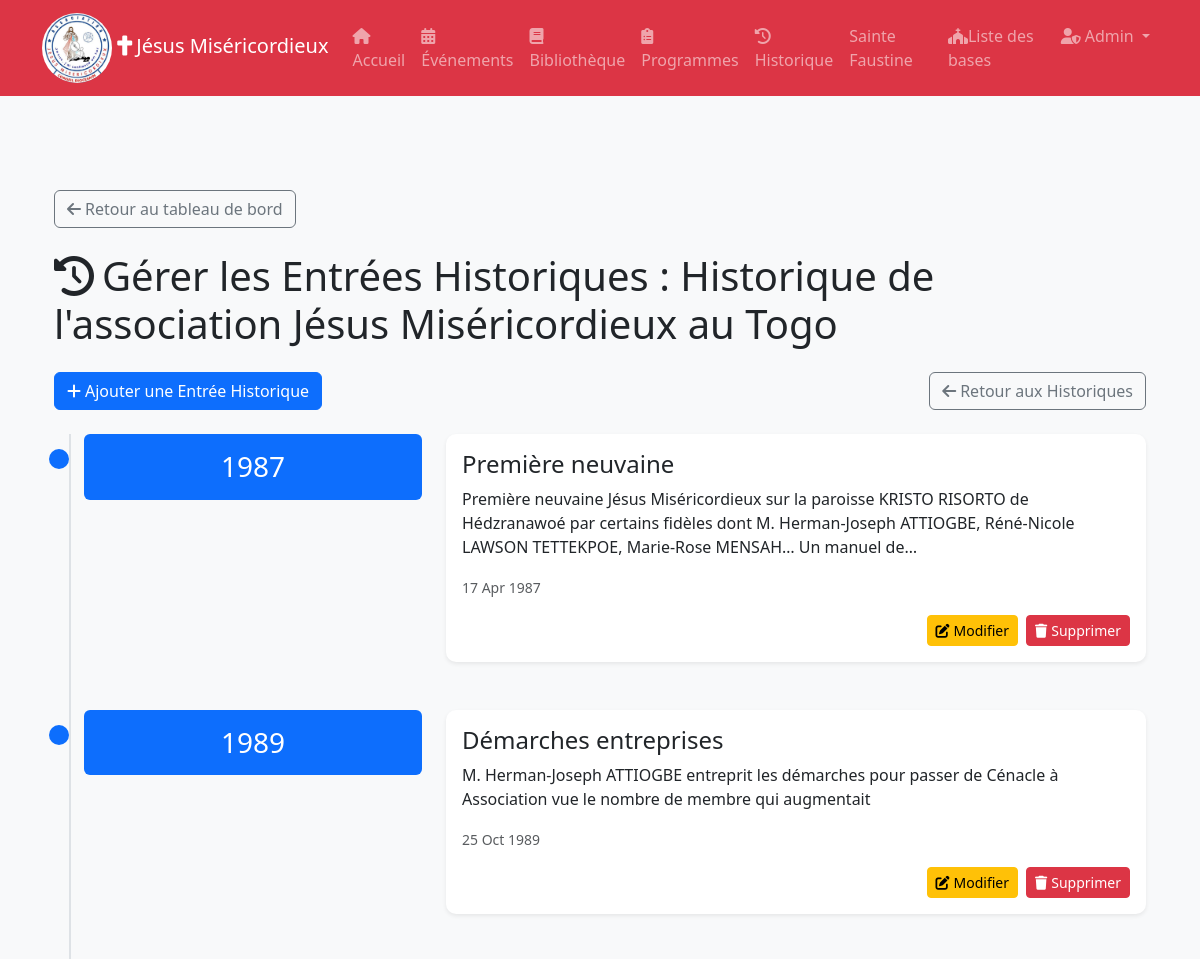
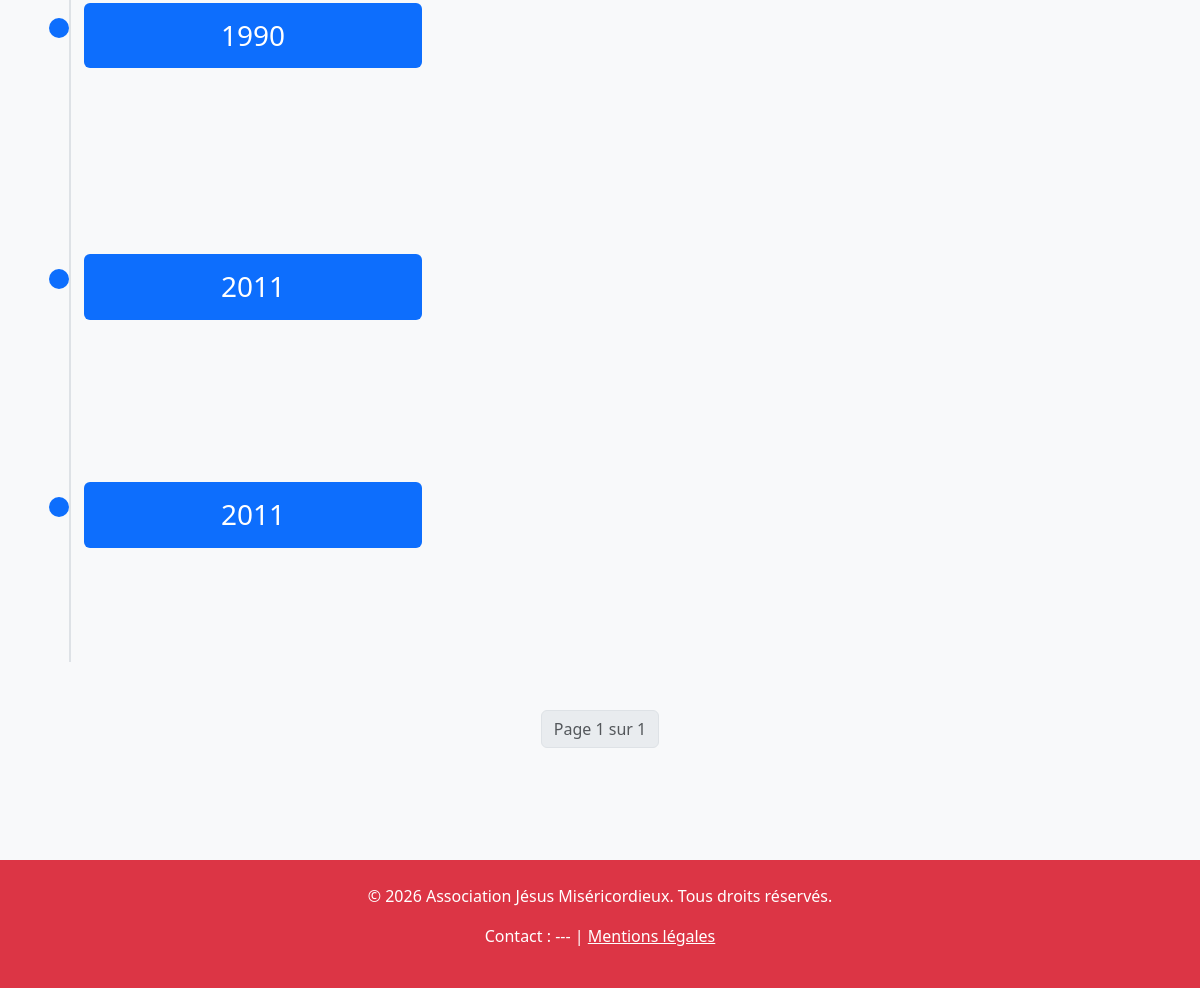
The app's page /siteadmin/histories/2/entries/ (signed in) with its own data (2 pictures, top to bottom).
### histories/models.py (models this page shows, shortened)
class Histories(models.Model):
    title = models.CharField(max_length=200, verbose_name="Titre")
    base = models.ForeignKey(Parish, on_delete=models.CASCADE, related_name='histories', verbose_name="Base/Paroisse", blank=True, null=True)
    created_at = models.DateTimeField(auto_now_add=True, verbose_name="Créé le")

class HistoryEntry(models.Model):
    title = models.ForeignKey(Histories, on_delete=models.CASCADE, related_name='entries', verbose_name="Historique")
    subtitle = models.CharField(max_length=200, verbose_name="Titre")
    content = models.TextField(verbose_name="Contenu")
    date = models.DateField(verbose_name="Date de l'événement")
    image = models.ImageField(upload_to='history/', verbose_name="Image", blank=True, null=True)
    created_at = models.DateTimeField(auto_now_add=True, verbose_name="Créé le")

### siteadmin/views.py (the view)
# urls.py: path('histories/<int:history_id>/entries/', views.manage_history_entries, name='manage_history_entries'),
@login_required
def manage_history_entries(request, history_id):
    history = get_object_or_404(Histories, id=history_id)
    entries_list = history.entries.all().order_by('date')
    paginator = Paginator(entries_list, 10)  # Affiche 10 entrÃ©es historiques par page
    page_number = request.GET.get('page')
    entries = paginator.get_page(page_number)
    return render(request, 'siteadmin/histories/manage_history_entries.html', {'history': history, 'entries': entries})

### siteadmin/templates/siteadmin/histories/manage_history_entries.html (shortened to what this page needs)
{% extends "base.html" %}
{% block content %}
<div class="container py-5">
    <div class="mb-4">
        <a href="{% url 'admin_dashboard' %}" class="btn btn-outline-secondary">
            <i class="fas fa-arrow-left me-1"></i>Retour au tableau de bord
        </a>
    </div>
    <h1 class="mb-4"><i class="fas fa-history me-2"></i>Gérer les Entrées Historiques : {{ history.title }}</h1>
    <div class="d-flex justify-content-between align-items-center mb-4">
        <a href="{% url 'add_history_entry' history.id %}" class="btn btn-primary">
            <i class="fas fa-plus me-1"></i>Ajouter une Entrée Historique
        </a>
        <a href="{% url 'manage_histories' %}" class="btn btn-outline-secondary">
            <i class="fas fa-arrow-left me-1"></i>Retour aux Historiques
        </a>
    </div>
    <div class="timeline">
        {% for entry in entries %}
        <div class="timeline-item mb-5">
            <div class="row">
                <div class="col-md-4 text-center">
                    <h3 class="timeline-year bg-primary text-white p-3 rounded">{{ entry.date|date:"Y" }}</h3>
                </div>
                <div class="col-md-8">
                    <div class="card shadow-sm">
                        <div class="card-body">
                            <h4 class="card-title">{{ entry.subtitle }}</h4>
                            <p class="card-text">{{ entry.content|truncatechars:200 }}</p>
                            <p class="text-muted"><small>{{ entry.date|date:"d M Y" }}</small></p>
                            <div class="d-flex justify-content-end">
                                <a href="{% url 'edit_history_entry' history.id entry.id %}" class="btn btn-sm btn-warning me-2">
                                    <i class="fas fa-edit me-1"></i>Modifier
                                </a>
                                <a href="{% url 'delete_history_entry' history.id entry.id %}" class="btn btn-sm btn-danger" onclick="return confirm('Êtes-vous sûr de vouloir supprimer cette entrée historique ?')">
                                    <i class="fas fa-trash me-1"></i>Supprimer
                                </a>
                            </div>
                        </div>
                    </div>
                </div>
            </div>
        </div>
        {% empty %}
        <div class="alert alert-info">Aucune entrée historique trouvée pour cet historique.</div>
        {% endfor %}
    </div>
    <nav aria-label="Page navigation">
        <ul class="pagination justify-content-center">
            <li class="page-item disabled">
                <span class="page-link">
                    Page {{ entries.number }} sur {{ entries.paginator.num_pages }}
                </span>
            </li>
        </ul>
    </nav>
</div>
{% endblock %}

### static/css/styles.css (style rules this page uses)
:root { --primary-color: #0d6efd; --secondary-color: #6c757d; --light-color: #f8f9fa; --dark-color: #212529; }
body { font-family: 'Segoe UI', Tahoma, Geneva, Verdana, sans-serif; background-color: var(--light-color); color: var(--dark-color); padding-top: 70px; }
.card { transition: transform 0.3s, box-shadow 0.3s; border: none; border-radius: 10px; }

### siteadmin/templates/siteadmin/histories/manage_history_entries.html (style rules this page uses)
.timeline { position: relative; padding-left: 30px; }
.timeline:before { content: ''; position: absolute; top: 0; bottom: 0; left: 15px; width: 2px; background-color: #dee2e6; }
.timeline-item { position: relative; }
.timeline-item:before { content: ''; position: absolute; top: 15px; left: -35px; width: 20px; height: 20px; background-color: #0d6efd; border-radius: 50%; }

### records on screen
Histories: title "Historique de l'association Jésus Miséricordieux au Togo"
HistoryEntry: date "1987", subtitle "Première neuvaine", content "Première neuvaine Jésus Miséricordieux sur la paroisse KRISTO RISORTO de Hédzranawoé par certains fidèles dont M. Herman-Joseph ATTIOGBE, Réné-Nicole LAWSON TETTEKPOE, Marie-Rose MENSAH… Un manuel de…", date "17 Apr 1987"
HistoryEntry: date "1989", subtitle "Démarches entreprises", content "M. Herman-Joseph ATTIOGBE entreprit les démarches pour passer de Cénacle à Association vue le nombre de membre qui augmentait", date "25 Oct 1989"
HistoryEntry: date "1990"
HistoryEntry: date "2011"
HistoryEntry: date "2011"

### other values on screen
{{ entries.number }} "1"
{{ entries.paginator.num_pages }} "1"
